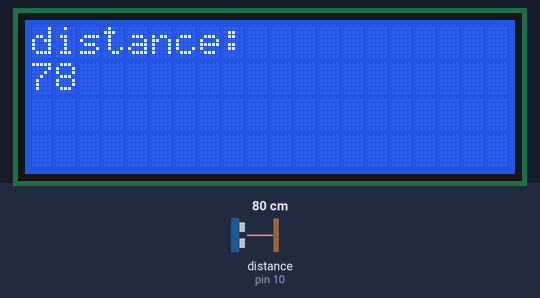
A sketch run on a simulated Arduino Uno, built with avr-gcc and run on an emulated ATmega328P. Parts: 20×4 character LCD. Wiring (inferred from the names in the program): ultrasonic range finder: trigger pin 9; echo pin 10. Inputs (shaded band) come from the test bench; at power-on: distance to the obstacle (sensor on pin 10) 80 cm. The echo pulse lasts 58.3 µs per cm; what the sketch prints to the serial monitor is not drawn.

Above: at 1.2 s.
1.3 s: distance to the obstacle (sensor on pin 10) set to 2 cm
At 2.8 s:
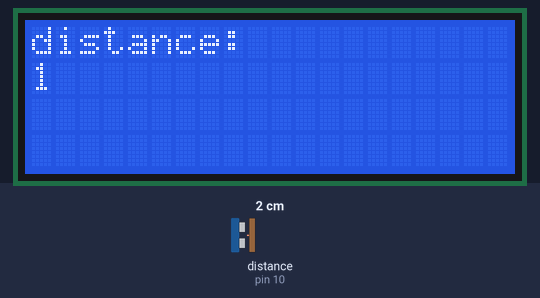
3.1 s: distance to the obstacle (sensor on pin 10) set to 4 cm
4.6 s: distance to the obstacle (sensor on pin 10) set to 9 cm
At 6.0 s:
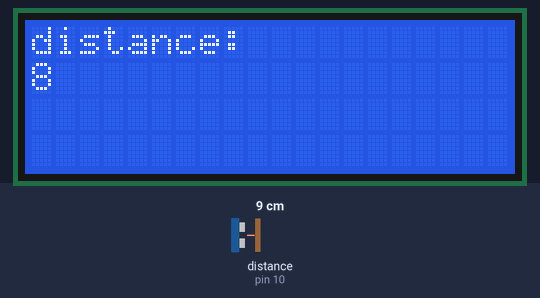
Timing chart, 0 to 7.6 s (numbered marks = the images above; inputs shaded):
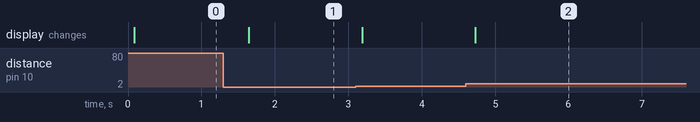

The sketch:

sonar.ino
```cpp
// ultrasonic sensor prints distance to lcd

#include <Wire.h>
//#include "DFRobot_LCD.h"
#include <LiquidCrystal_I2C.h>

LiquidCrystal_I2C lcd(0x27,20,4);  // set the LCD address to 0x27 for a 16 chars and 2 line display
// lcd variables
const int colorR = 255;
const int colorG = 0;
const int colorB = 0;
//DFRobot_LCD lcd(16,2);  //16 characters and 2 lines of show

// ultrasonic variables
const int trigPin = 9;
const int echoPin = 10;
long duration;
long distance;

void setup() {
  // ultrasonic setup
  pinMode(trigPin, OUTPUT); // Sets the trigPin as an Output
  pinMode(echoPin, INPUT); // Sets the echoPin as an Input
  Serial.begin(9600); // Starts the serial communication

  // lcd setup
  lcd.init();
  lcd.backlight();
  //lcd.setRGB(colorR, colorG, colorB); //If the module is a monochrome screen, you need to shield it

  lcd.clear(); // clear the LCD.
}

void loop() {
  // ultrasonic
  digitalWrite(trigPin, LOW);
  delayMicroseconds(2);
  digitalWrite(trigPin, HIGH);
  delayMicroseconds(10);
  digitalWrite(trigPin, LOW);
  // Reads the echoPin, returns the sound wave travel time in microseconds
  duration = pulseIn(echoPin, HIGH);
  // Calculating the distance
  distance= duration*0.034/2;

  // print to serior monitor in arduino ide
  Serial.print("distance: ");
  Serial.println(distance); //Millisecond

  // print to lcd
  lcd.clear();
  lcd.print("distance: ");
  lcd.setCursor(0, 1);
  lcd.print(distance);

  // delay entire process
  delay(500);
}
```

Measured:
- after the input at 1.3 s, the display: changes after 0.34 s (image 1)
- after the input at 4.6 s, the display: changes after 0.13 s (image 2)
